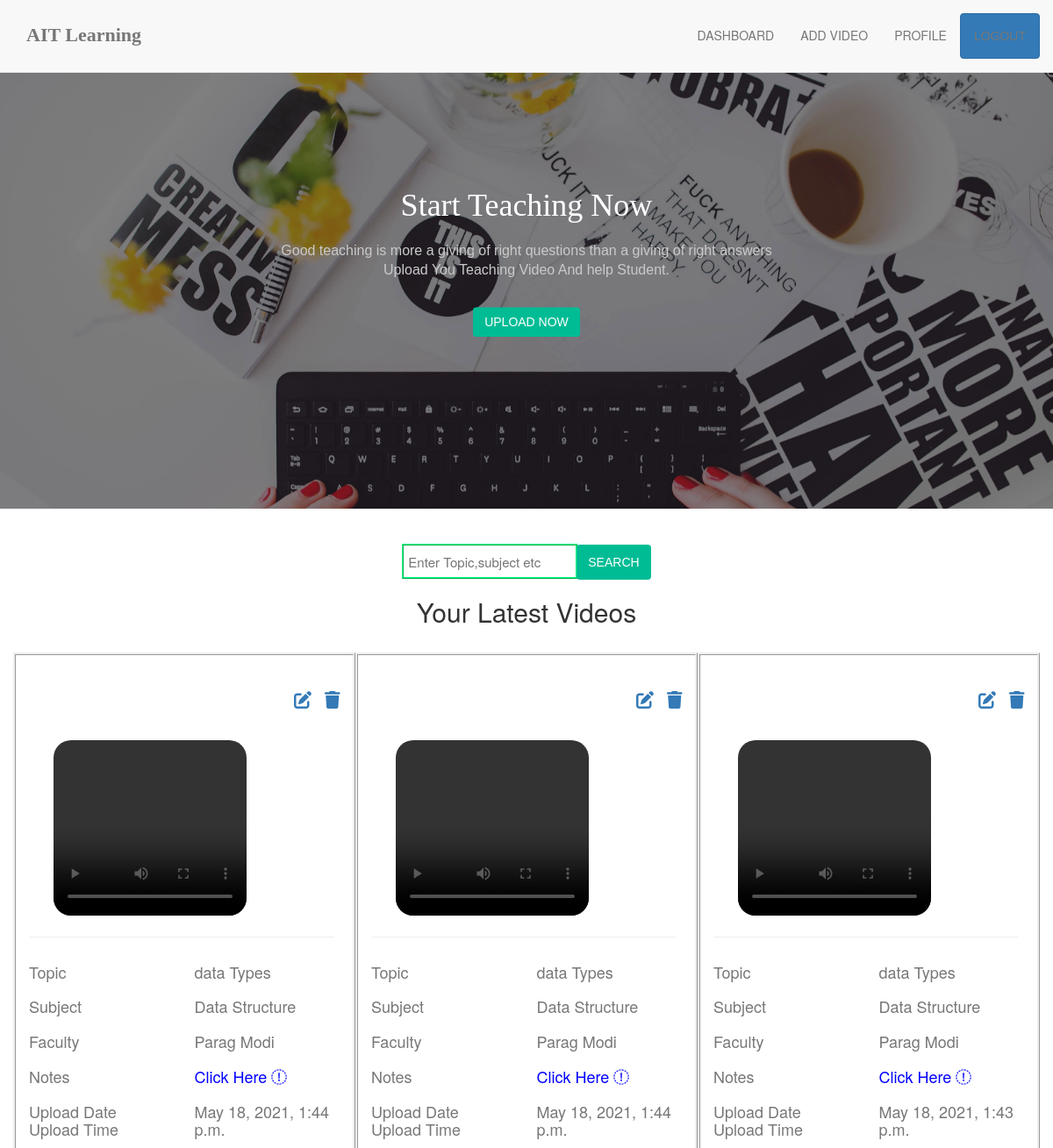
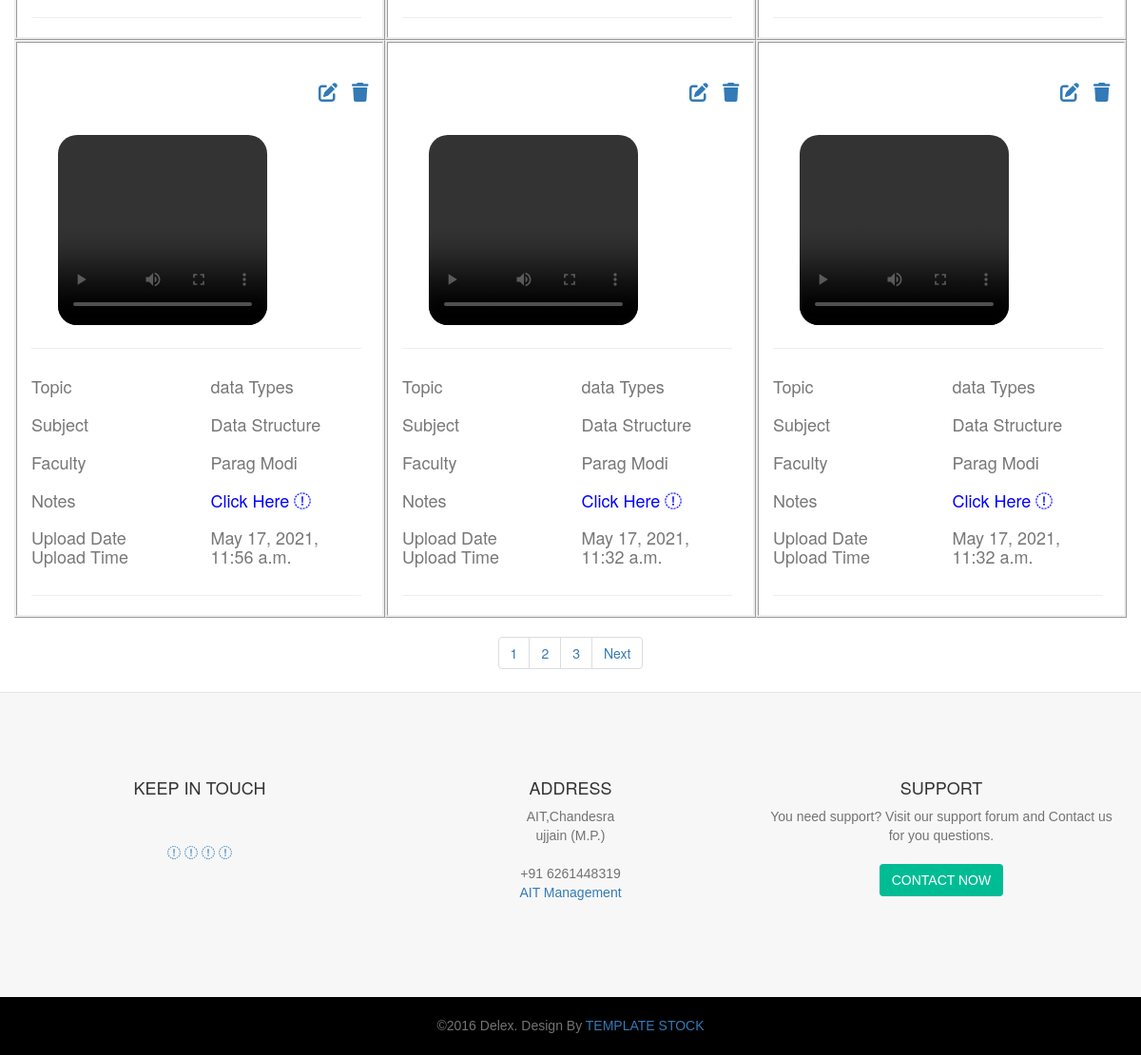
Page /faculty/Home/ (signed in) on the committed database (2 pictures, top to bottom).
### faculty/models.py (models this page shows, shortened)
class Video(Model):
    topic_name=models.CharField(max_length=200)
    subject_name=models.CharField(max_length=200)
    faculty_name=models.CharField(max_length=200)
    faculty_email=models.CharField(max_length=200)
    notes=models.FileField(upload_to='media/image/notes/',blank=True)
    video=models.FileField(upload_to='media/image/video/')
    date=models.DateTimeField(auto_now_add=True)

### faculty/views.py (the view)
# urls.py: 2. Add a URL to urlpatterns:  path('', views.home, name='home')
def home(request):
    if 'email' in request.session:
        email=request.session['email']
        obj=Video.objects.filter(faculty_email=email).order_by('-id')
        paginator=Paginator(obj,6)
        page_number=request.GET.get('page')
        page_obj=paginator.get_page(page_number)
        return render(request,"faculty/faculty_home.html",{'email':email,"datas":page_obj})
    else:
        messages.error(request,"Session is Out, please Login Again")
        return render(request,'faculty_login.html')

### templates/faculty/faculty_home.html (shortened to what this page needs)
{% extends 'faculty/faculty_base.html' %}
{% block content %}
    <section class="main-home" id="home">
      <div class="home-page-photo"></div>
      <div class="home__header-content">
        <div id="main-home-carousel" class="owl-carousel">
          <div>
            <h1 class="intro-title">Start Teaching Now</h1>
            <p class="intro-text">Good teaching is more a giving of right questions than a giving of right answers <br/>  Upload You Teaching Video And help Student. </p>
            <a class="btn btn-custom" href="{% url 'add_video' %}">Upload Now</a>
          </div>
        </div>
      </div>
    </section>
    <center>
<br><br>
<form action="{% url 'search' %}" method="post">
<input type="search" class="search_form" name="search" placeholder="Enter Topic,subject etc" style="width: 200px;height: 40px;border-color:springgreen;border-style: ridge; outline-color: #1aace7;font-size: 15px;padding: 5px;" >
<input type="submit" class="btn btn-custom" value="Search" style="max-width:120px;height: 40px;margin-top: -4px;margin-left: -5px; ">
</form>
<h2>Your Latest Videos</h2></center>
    <div class="container">
    <div class="row">
<br>
{% for data in datas %}
        <div class="col-lg-4 container" style="border-style:ridge;padding-top: 4%;">
 <div class="card-header" style="margin-top:-10px ">
                  <a href="{% url 'delete_video' id=data.id %}" style="float:right;font-size:20px;"><i style="margin-left:15px;" class="fa fa-trash" aria-hidden="true"></i></a>
                  <a href="{% url 'edit_video' id=data.id %}" style="float:right;font-size:20px;"><i style="margin-left:8px;" class="fa fa-edit"></i></a>
                </div>
            <div class="card user-card" >
               <br><br><br>
                <div class="card-block" style="padding-right: 2%">
                    <div class="user-image">
<video  controls  style="width:220px;height: 200px;border-radius: 20px;margin-left:8%">
  <source src="{{ data.video.url }}" >
</video>
                    </div>
<hr>                <div class="row">
                    <div class="col-md-6 text-muted "><h4>Topic </h4> </div>
                    <div class="col-md-6 text-muted " ><h4>{{ data.topic_name }}</h4> </div>
                    </div>
                    <div class="row">
                    <div class="col-md-6 text-muted "><h4>Subject</h4>  </div>
                    <div class="col-md-6 text-muted "><h4>{{ data.subject_name }}</h4> </div>
                    </div>
                    <div class="row">
                    <div class="col-md-6 text-muted "><h4>Faculty</h4>  </div>
                    <div class="col-md-6 text-muted "><h4>{{ data.faculty_name }}</h4> </div>
                    </div>
                    <div class="row">
                    <div class="col-md-6 text-muted "><h4>Notes</h4>  </div>
                        <div class="col-md-6 text-muted "><h4><a target="_blank" href="{{ data.notes.url }}" style="color:blue">Click Here<i class="fa fa-open" style="margin-left: 5px;"></i></a></h4> </div>
                    </div>
                    <div class="row">
                    <div class="col-md-6 text-muted "><h4>Upload Date Upload Time</h4>  </div>
                    <div class="col-md-6 text-muted "><h4>{{ data.date}}</h4> </div>
                    </div>
                    <hr>
                </div>
            </div>
        </div>
{% endfor %}
	</div>
</div>
    <center>
<nav aria-label="Page navigation example">
  <ul class="pagination">
    <li class="page-item"><a class="page-link" href="?page=1">1</a></li>
    <li class="page-item"><a class="page-link" href="?page=2">2</a></li>
    <li class="page-item"><a class="page-link" href="?page=3">3</a></li>
   {% if datas.has_next %}
    <li class="page-item"><a class="page-link" href="?page={{ datas.next_page_number }}">Next</a></li>
  {% endif %}
  </ul>
</nav>
    </center>
{% endblock %}

### templates/faculty/faculty_base.html (shortened to what this page needs)
<!DOCTYPE html>
{% load static %}
<html lang="en">
<head>
<link href="{% static 'fontawesome_free/css/fontawesome.css' %}" rel="stylesheet" type="text/css">
  <link href="{% static 'fontawesome_free/css/brands.css' %}" rel="stylesheet" type="text/css">
  <link href="{% static 'fontawesome_free/css/solid.css' %}" rel="stylesheet" type="text/css">
  <link rel="stylesheet" href="{% static 'css/bootstrap.min.css' %}"/>
  <link rel="stylesheet" href="{% static 'css/styles.css' %} "/>
  <link rel="stylesheet" href="{% static 'css/font-awesome.min.css' %}"/>
  <link href="{% static 'css/component.css' %}" rel="stylesheet">
  <link href="{% static 'css/owl.carousel.css' %}" rel="stylesheet" type="text/css" media="screen">
  <link href="{% static 'css/owl.theme.css' %}" rel="stylesheet" type="text/css" media="screen">
  <link rel="stylesheet" href="{% static 'css/style.css' %}"/>
  <link rel="stylesheet" type="text/css" href="{% static 'css/green.css' %}" media="screen" id="color-opt" />
</head>
<body data-spy="scroll" data-offset="80">
{% include 'faculty/faculty_header.html' %}
{% block content %}
{% endblock %}
{% include 'faculty/faculty_footer.html' %}
      </body>
    </html>

### templates/faculty/faculty_header.html (shortened to what this page needs)
{% load static %}
<!doctype html>
<html lang="en">
  <head>
      <link rel="stylesheet" href="{% static 'https://cdn.jsdelivr.net/npm/bootstrap@4.5.3/dist/css/bootstrap.min.css' %}">
    <link href="{% static 'https://cdn.jsdelivr.net/npm/bootstrap@5.0.1/dist/css/bootstrap.min.css' %}" rel="stylesheet">
  </head>
  <body>
  <nav class="navbar navbar-default navbar-fixed-top navbar-custom">
    <div class="container">
      <div class="navbar-header">
        <a class="navbar-brand" href="{% url 'home' %}">AIT Learning</a>
      </div>
      <div class="collapse navbar-collapse" id="bs-example-navbar-collapse-1">
        <ul class="nav navbar-nav navbar-right">
          <li><a href="{% url 'home' %}">Dashboard</a></li>
          <li><a href="{% url 'add_video' %}">Add Video </a></li>
          <li><a href="{% url 'profile' %}">Profile</a></li>
          <li><a class="btn btn-primary" href="{% url 'logout' %}">Logout</a></li>
        </ul>
      </div>
    </div>
  </nav>
  </body>
</html>

### templates/faculty/faculty_footer.html
    <footer id="footer">
      <div class="footer-widgets-wrap">
        <div class="container text-center">
          <div class="row">
            <div class="col-sm-4 col-md-4">
              <div class="footer-content">
                <h4>KEEP IN TOUCH</h4>
                <div class="footer-socials">
                  <a href="#"><i class="fa fa-facebook"></i></a>
                  <a href="#"><i class="fa fa-instagram"></i></a>
                  <a href="#"><i class="fa fa-twitter"></i></a>
                  <a href="#"><i class="fa fa-whatsapp"></i></a>
                </div>
              </div>
            </div>
            <div class="col-sm-4 col-md-4">
              <div class="footer-content">
                <h4>ADDRESS</h4>
                <p>AIT,Chandesra<br>
                ujjain (M.P.)</p>
                <p>+91 6261448319 <br>
                <a href="http://ait1.herokuapp.com">AIT Management</a></p>
              </div>
            </div>
            <div class="col-sm-4 col-md-4">
              <div class="footer-content">
                <h4>SUPPORT</h4>
                <p>You need support? Visit our support forum and Contact us for you questions.</p>
                <p><a href="{% url 'contact_faculty' %}"><button type="button" class="btn btn-custom-sm">Contact Now</button></a></p>
              </div>
            </div>
          </div>
        </div>
      </div>
      <div class="footer-bottom text-center">
        <p>©2016 Delex. Design By <a href="http://templatestock.co">TEMPLATE STOCK</a></p>
      </div>
    </footer>

### static/css/styles.css (style rules this page uses)
[data-icon]:before { font-family: "icon-font" !important; content: attr(data-icon); font-style: normal !important; font-weight: normal !important; font-variant: normal !important; text-transform: none !important; speak: none; line-height: 1; -webkit-font-smoothing: antialiased; -moz-osx-font-smoothing: grayscale; }

### static/css/component.css (style rules this page uses)
.container { min-height: 100%; }

### static/css/style.css (style rules this page uses)
html,body { height: 100%; }
body { font-family: 'Signika Negative', sans-serif; font-weight: 400; color: #535353; }
*,*:before,*:after { -webkit-box-sizing: border-box; -moz-box-sizing: border-box; box-sizing: border-box; }
a { color: inherit; }
p { color: #737373; }
h1,h2,h3,h4,h5,h6,p { font-family: 'Signika Negative', sans-serif; }
.btn { font-size: 14px; font-family: 'Signika Negative', sans-serif; text-transform: uppercase; border-radius: 0; }
.btn-custom,.btn-custom-sm { border-radius: 3px; padding: 0.8em 1.8em; color: #fff; font-weight: 700; -webkit-transition: all .5s ease-out; transition: all .5s ease-out; text-transform: uppercase; }
.btn-custom-sm { padding: 0.5em 1em; }
section { position: relative; padding-top: 80px; padding-bottom: 80px; background-color: #fff; }
.navbar-custom { background: transparent; margin-bottom: 0px; z-index: 1000; border: none; color: #333; position: fixed; transition: background-color 1s ease-in-out, border 1s ease-in-out; -moz-transition: background-color 1s ease-in-out, border 1s ease-in-out; -webkit-transition: background-color 1s ease-in-out, border 1s ease-in-out; -o-transition: background-color 1s ease-in-out, border 1s ease-in-out; }
.navbar-custom .navbar-brand,.navbar-custom .navbar-brand:hover { color: #ffffff; padding: 30px 15px; font-size: 22px; font-weight: 700; font-family: 'Kameron', serif; }
.navbar-custom .nav { padding: 15px 0px; }
.navbar-custom .navbar-nav>li>a { color: #e3e3e3; font-size: 14px; text-transform: uppercase; }
.main-home { padding: 330px 0px 250px 0; z-index: 1; text-align: center; position: relative; font-size: 13px; color: #fff; background: #000; min-height: 400px; }
.home-page-photo { background-image: url(../images/bg-5.jpg); background-size: cover; z-index: -1; position: absolute; top: 0; opacity: 0.50; right: 0; bottom: 0; left: 0; }
.home__header-content { -webkit-transform: translateY(-50%); -ms-transform: translateY(-50%); transform: translateY(-50%); position: absolute; top: 50%; left: 0; right: 0; }
.home__header-content h1 { font-family: 'Kameron', serif; }
.home__header-content p { font-weight: 300; font-size: 16px; margin-top: 20px; }
#main-home-carousel .intro-title { font-family: 'Kameron', serif; }
#main-home-carousel .intro-text { color: #cacaca; font-weight: 300; margin-bottom: 30px; }
footer p { margin-bottom: 20px; }
#footer { padding: 40px 0px 0px 0px; background-color: #f7f7f7; border-top: 1px solid #e4e4e4; }
.footer-content { padding: 40px 0px 80px; }
.footer-bottom { background-color: #000; color: #a1a1a1; padding: 20px 0px 1px; }
.footer-socials { position: relative; margin: 47px 0px 20px 0px; text-align: center; }
.footer-socials a { display: inline-block; }

### static/css/green.css (style rules this page uses)
.btn-custom,.btn-custom-sm,.back-to-top { background-color: #00bc95; }
.form-control:focus,.btn-custom,.btn-custom-sm { border-color: #00bc95; }

### rows in the picture
Video: topic_name "data Types", subject_name "Data Structure", faculty_name "Parag Modi", date "May 18, 2021, 1:44 p.m."
Video: topic_name "data Types", subject_name "Data Structure", faculty_name "Parag Modi", date "May 18, 2021, 1:44 p.m."
Video: topic_name "data Types", subject_name "Data Structure", faculty_name "Parag Modi", date "May 18, 2021, 1:43 p.m."
Video: topic_name "data Types", subject_name "Data Structure", faculty_name "Parag Modi", date "May 17, 2021, 11:56 a.m."
Video: topic_name "data Types", subject_name "Data Structure", faculty_name "Parag Modi", date "May 17, 2021, 11:32 a.m."
Video: topic_name "data Types", subject_name "Data Structure", faculty_name "Parag Modi", date "May 17, 2021, 11:32 a.m."
